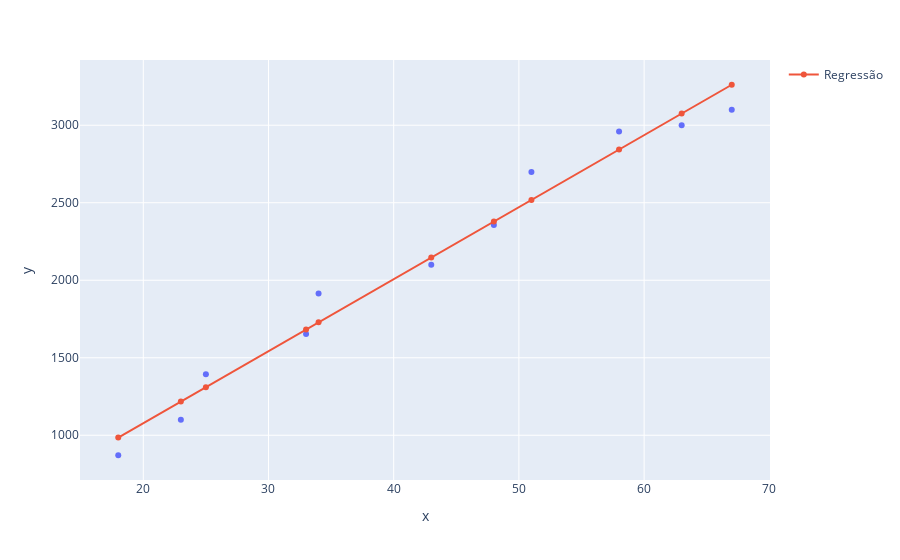

Write notebook code for a chart like this one.
### Code cell
grafico = px.scatter(x = x.ravel(), y = y)
grafico.add_scatter(x = x.ravel(), y = previsoes, name= 'Regressão') 
#ravel converte para numpy array
grafico.show()

### Figure 1 — Plotly figure (JSON) as saved in the notebook; plotly's stock layout.template omitted (floating-point values rounded to 4 significant figures)
{"data": [{"hovertemplate": "x=%{x}<br>y=%{y}<extra></extra>", "legendgroup": "", "marker": {"color": "#636efa", "symbol": "circle"}, "mode": "markers", "name": "", "orientation": "v", "showlegend": false, "type": "scatter", "x": [18, 23, 25, 33, 34, 43, 48, 51, 58, 63, 67], "xaxis": "x", "y": [871, 1100, 1393, 1654, 1915, 2100, 2356, 2698, 2959, 3000, 3100], "yaxis": "y"}, {"name": "Regressão", "type": "scatter", "x": [18, 23, 25, 33, 34, 43, 48, 51, 58, 63, 67], "y": [985.2, 1217.0, 1310.0, 1682.0, 1728.0, 2146.0, 2379.0, 2518.0, 2843.0, 3075.0, 3261.0]}], "layout": {"legend": {"tracegroupgap": 0}, "margin": {"t": 60}, "xaxis": {"anchor": "y", "domain": [0, 1], "title": {"text": "x"}}, "yaxis": {"anchor": "x", "domain": [0, 1], "title": {"text": "y"}}}}
